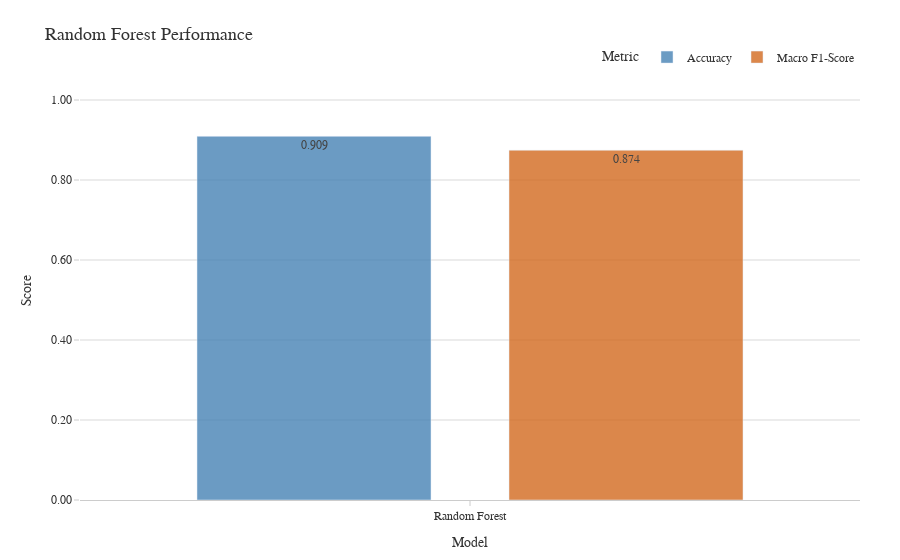

Notebook code for this chart:
### Code cell
# cm = confusion_matrix(y_test, y_pred)
# disp = ConfusionMatrixDisplay(confusion_matrix=cm, display_labels=label_mapping.keys())
# disp.plot()
from sklearn.metrics import classification_report, confusion_matrix, accuracy_score, f1_score
import plotly.graph_objects as go
import plotly.figure_factory as ff
import numpy as np

# --- Style Definitions (NYT Inspired - Reuse from previous) ---
# ... (style definitions remain the same) ...
colors = {
    'bar_lin': 'rgba(70, 130, 180, 0.8)',
    'bar_log': 'rgba(210, 105, 30, 0.8)',
    'grid': '#d9d9d9',
    'text': '#333333',
    'background': '#ffffff',
    'axis_line': '#cccccc',
    'heatmap': 'Blues' # Or 'Greys', 'YlGnBu', etc.
}
font_family = "Arial, sans-serif"
base_layout = go.Layout( # Shared layout elements
     # ... (base_layout definition remains the same) ...
    font=dict(family=font_family, size=12, color=colors['text']),
    title_font_size=18,
    plot_bgcolor=colors['background'],
    paper_bgcolor=colors['background'],
    yaxis=dict(showgrid=True, gridcolor=colors['grid'], gridwidth=1, showline=False, ticks='outside', tickcolor=colors['axis_line'], zeroline=False),
    xaxis=dict(showgrid=False, showline=True, linecolor=colors['axis_line'], linewidth=1, ticks='outside', tickcolor=colors['axis_line'], zeroline=False),
    legend=dict(orientation='h', yanchor='bottom', y=1.02, xanchor='right', x=1, bgcolor='rgba(0,0,0,0)', bordercolor=colors['background']),
    margin=dict(l=80, r=40, t=80, b=60)
)


# Basic metrics
rf_accuracy = accuracy_score(y_test, y_pred)
rf_f1_macro = f1_score(y_test, y_pred, average='macro', zero_division=0)

# Classification report
website_names = sorted(y_test.unique())  # Ensure consistent label order
report_rf_dict = classification_report(y_test, y_pred, target_names=website_names, output_dict=True, zero_division=0)

models = ['Random Forest']
accuracies = [rf_accuracy]
f1_macros = [rf_f1_macro]

fig_metrics = go.Figure(layout=base_layout)

fig_metrics.add_trace(go.Bar(
    x=models,
    y=accuracies,
    name='Accuracy',
    marker_color=colors['bar_lin'],
    text=[f'{acc:.3f}' for acc in accuracies],
    textposition='auto',
    width=0.3
))

fig_metrics.add_trace(go.Bar(
    x=models,
    y=f1_macros,
    name='Macro F1-Score',
    marker_color=colors['bar_log'],
    text=[f'{f1:.3f}' for f1 in f1_macros],
    textposition='auto',
    width=0.3
))

fig_metrics.update_layout(
    title_text='Random Forest Performance',
    xaxis_title='Model',
    yaxis_title='Score',
    yaxis_range=[0, 1.05],
    yaxis_tickformat=".2f",
    barmode='group',
    legend_title_text='Metric'
)

fig_metrics.show()

### Figure 1 — Plotly figure (JSON) as saved in the notebook; plotly's stock layout.template omitted (floating-point values rounded to 4 significant figures)
{"data": [{"marker": {"color": "rgba(70, 130, 180, 0.8)"}, "name": "Accuracy", "text": ["0.909"], "textposition": "auto", "type": "bar", "width": 0.3, "x": ["Random Forest"], "y": [0.9091]}, {"marker": {"color": "rgba(210, 105, 30, 0.8)"}, "name": "Macro F1-Score", "text": ["0.874"], "textposition": "auto", "type": "bar", "width": 0.3, "x": ["Random Forest"], "y": [0.8743]}], "layout": {"barmode": "group", "font": {"color": "#333333", "family": "Arial, sans-serif", "size": 12}, "legend": {"bgcolor": "rgba(0,0,0,0)", "bordercolor": "#ffffff", "orientation": "h", "title": {"text": "Metric"}, "x": 1, "xanchor": "right", "y": 1.02, "yanchor": "bottom"}, "margin": {"b": 60, "l": 80, "r": 40, "t": 80}, "paper_bgcolor": "#ffffff", "plot_bgcolor": "#ffffff", "title": {"font": {"size": 18}, "text": "Random Forest Performance"}, "xaxis": {"linecolor": "#cccccc", "linewidth": 1, "showgrid": false, "showline": true, "tickcolor": "#cccccc", "ticks": "outside", "title": {"text": "Model"}, "zeroline": false}, "yaxis": {"gridcolor": "#d9d9d9", "gridwidth": 1, "range": [0, 1.05], "showgrid": true, "showline": false, "tickcolor": "#cccccc", "tickformat": ".2f", "ticks": "outside", "title": {"text": "Score"}, "zeroline": false}}}
